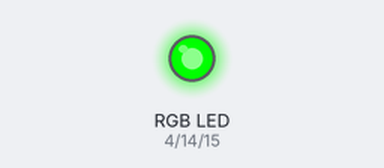
Recording of a program running on a simulated ESP8266 board running MicroPython. Parts: an RGB LED mixed from three pins (HIGH = lit).

Above: at 0.05 s.
At 1.25 s:
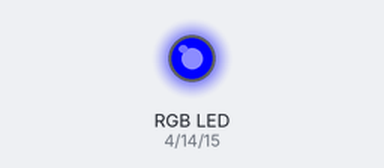
At 2.5 s:
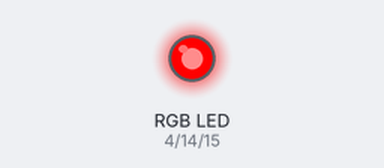
At 3.75 s:
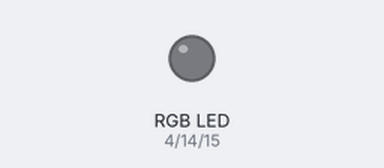
At 5.0 s:
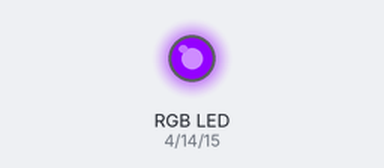
Timing chart, 0 to 6.5 s (numbered marks = the images above):
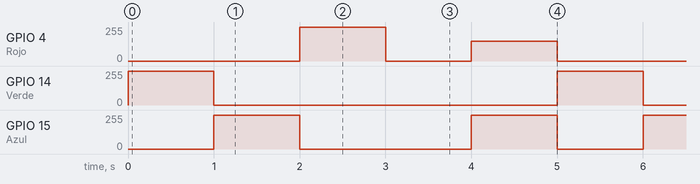

Measured:
- by itself, GPIO 4 (Rojo): repeats every 5.0 s: 0/255 1.0 s, 148/255 1.0 s, 0/255 2.0 s, 254/255 1.0 s
- by itself, GPIO 14 (Verde): alternates 254/255 for 1.0 s and 0/255 for 4.0 s
- by itself, GPIO 15 (Azul): repeats every 5.0 s: 0/255 2.0 s, 254/255 1.0 s, 0/255 1.0 s, 254/255 1.0 s

The program:

Clase_8.1__RGB_Basico_.py
```python
#M&V_TECHNOLOGIE

#Clase N°8.1 "RGB"

# Importamos las siguentes librerias
#Machine: es un módulo específico de MicroPython que contiene funciones y clases que permiten obtener acceso directo y
#sin restricciones sobre el hardware del microcontrolador (CPU, pines, temporizadores, ADC,  buses –UART, SPI, I2C, etc.).

# Time: es una librería estándar de MicroPython proporciona un conjunto de funciones para indicar el tiempo que el microcontrolador
#lleva encendido, medir intervalos de tiempo e introducir retardos (esperas) en la ejecución de los programas

from machine import Pin, PWM
import time

duty=1023
frecuencia = 1000
# Declarar variables para los pines
Rojo  = PWM(Pin(4),frecuencia,duty)     #Declaramos que la variable "Rojo" Perteneciente al pin 4 y quedara como salida "OUTPUT"
Verde = PWM(Pin(14),frecuencia,duty)    #Declaramos que la variable "Verde" Perteneciente al pin 14 y quedara como salida "OUTPUT"
Azul  = PWM(Pin(15),frecuencia,duty)     #Declaramos que la variable "Azul" Perteneciente al pin 15 y quedara como salida "OUTPUT"


def colour(G,B,R):

        Rojo.duty (R*4)
        Verde.duty (G*4)
        Azul.duty (B*4)

while True:                #Declaramos el bucle infinito

     colour(255,0,0)     #Verde
     time.sleep(1)       #Colocamos un tiempo de espera de 1 segundo

     colour(0,255,0)     #Azul
     time.sleep(1)       #Colocamos un tiempo de espera de 1 segundo

     colour(0,0,255)     #Rojo
     time.sleep(1)       #Colocamos un tiempo de espera de 1 segundos

     colour(0,0,0)       #Apagado
     time.sleep(1)       #Colocamos un tiempo de espera de 3 segundos

     colour(0,255,148)   #Purpura
     time.sleep(1)       #Colocamos un tiempo de espera de 4 segundos
```
